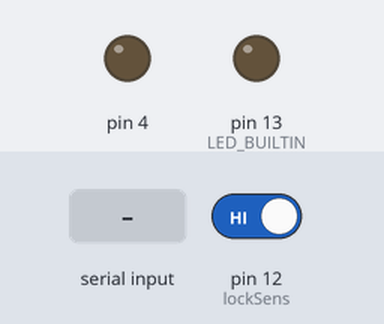
This sketch was run on a simulated Arduino Uno, built with avr-gcc and run on an emulated ATmega328P. On the bench: output pins drawn as LEDs (lit = HIGH). Inputs (shaded band) come from the test bench; at power-on: pin 12 (lockSens) HIGH. What the sketch prints to the serial monitor is not drawn.

Above: at 1.2 s.
1.3 s: byte 62 ('>') received over Serial
At 2.1 s:
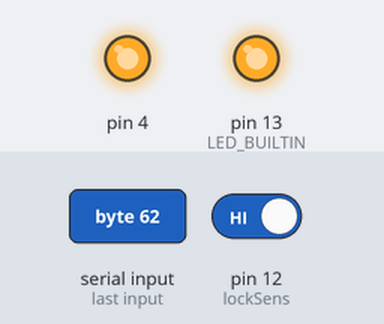
3.8 s: pin 12 (lockSens) driven LOW
5.8 s: "<O,1>" received over Serial
Timing chart, 0 to 8.8 s (numbered marks = the images above; inputs shaded):
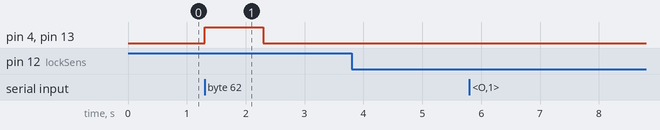

Measured:
- after the input at 1.3 s, pin 4, pin 13 (LED_BUILTIN): LOW → HIGH at once, → LOW 1.0 s later
- after the input at 3.8 s, every drawn part: stays the same
- after the input at 5.8 s, every drawn part: stays the same

The sketch:

lockController.ino
```cpp
#include <StringSplitter.h>
#include <avr/wdt.h>
//--------------------------------------------------------------- This is the firmware for the cabinets locks
//---------------------------- it uses a uart link between the locks and is written with the goal that its semi infinitely scaleable by limiting the need for every lock to have its own id
String command;
boolean command_started = false;
boolean command_ready = false;
char receivedChar;
boolean newData = false;
const int lockSens = 12;
int lockerId = -1;//--------------- set locker id for unkown when the locker opens for the first time it will know its id
int lockSensStatus = 3;

void setup() {
    pinMode(LED_BUILTIN, OUTPUT);
    pinMode(4, OUTPUT); //------------- Setup pin for unlocking locker
    Serial.begin(115200);
    pinMode(lockSens,INPUT_PULLUP);
    //Serial.println("<Arduino is ready>");
}

void loop() {
    recvOneChar();
    getCommand();
    showNewData();
    dealWithLockStatus();

}

void recvOneChar() {
    if (Serial.available() > 0) {
        receivedChar = Serial.read();
        newData = true;
    }
}


void reboot() {
  wdt_disable();
  wdt_enable(WDTO_15MS);
  while (1) {}
}


//==================================================== Function to watch over changes in lock status to notify the server if a locker opens or closes
void dealWithLockStatus(){
     if (digitalRead(lockSens) != lockSensStatus){
        delay(500);
        lockSensStatus = digitalRead(lockSens);

        if (lockSensStatus == 0){
          Serial.print("<");
          Serial.print(lockerId);
          Serial.print(":");
          Serial.print("C");
          Serial.print(">");
          }

          if (lockSensStatus == 1){
          Serial.print("<");
          Serial.print(lockerId);
          Serial.print(":");
          Serial.print("O");
          Serial.print(">");
          }
      }
  }

//------------------------------------------------ Stiching togater the command from uart since you need to send uart data char by char
void getCommand() {
  if (newData == true && command_started == true && receivedChar != '>') {
      command += receivedChar;
    }

  if (newData == true && receivedChar == '<') {
      //Serial.println("command started");
      command_started = true;
    }

    if (newData == true && receivedChar == '>') {
      //Serial.println("command ended");
      command_started = false;
      command_ready = true;

    }
      //----------------------------------------- Command handling
      //------- the command from should be a string split by ':' the command is structured like this target/status:lockId

    if (command_ready == true) {
      String  commandPart1;
      String  commandPart2;
       //Serial.println(command);
       //---------------------- splitting the command into pices couse whytf would arduC have an inbuilt split str function
       StringSplitter *splitter = new StringSplitter(command, ':', 3);
       int itemCount = splitter->getItemCount();
       commandPart1 = splitter->getItemAtIndex(0);
       commandPart2 = splitter->getItemAtIndex(1);
       //--- checking if the this lock should unlock else it should pass the command along
       if (commandPart1 != commandPart2 && commandPart2 != "O") {
          //Serial.println("passing on to next lock");
          int increment = (commandPart2.toInt()) + 1;
          int id = commandPart1.toInt();
          //-------------- serial write only wants chars or ints
          //Serial.print("< %i8 : %i8 >", id, increment);

          Serial.print("<");
          Serial.print(id);
          Serial.print(":");
          Serial.print(increment);
          Serial.print(">");

        }
        //-------------------------- recived that a lock has been opened so pass it on
        if (commandPart1 != commandPart2 && commandPart2 == "O") {
          //Serial.println("passing on to next lock");
          int increment = (commandPart2.toInt()) + 1;
          int id = commandPart1.toInt();
          //-------------- serial write only wants chars or ints
          //Serial.print("< %i8 : %i8 >", id, increment);

          Serial.print("<");
          Serial.print(id);
          Serial.print(":");
          Serial.print("O");
          Serial.print(">");

        }
        //----- unlock the lock and pass on unlocked messange
        if (commandPart1 == commandPart2){
          int id = commandPart1.toInt();
          //Serial.println("hey thats me");
          digitalWrite(LED_BUILTIN, HIGH);   // turn the LED on (HIGH is the voltage level)
          digitalWrite(4,HIGH);
          delay(1000);                       // wait for a second
          digitalWrite(LED_BUILTIN, LOW);    // turn the LED off by making the voltage LOW
          digitalWrite(4,LOW);
          Serial.print("<");
          Serial.print(id);
          Serial.print(":");
          Serial.print("O");
          Serial.print(">");
          lockerId = id;

        }


       command_ready = false;
       command = "";
      }

  }


  //-------- function that pulls in new characters and verifies that they arent old
void showNewData() {
    if (newData == true) {
      //Serial.println(receivedChar);
        newData = false;
    }
}
```
